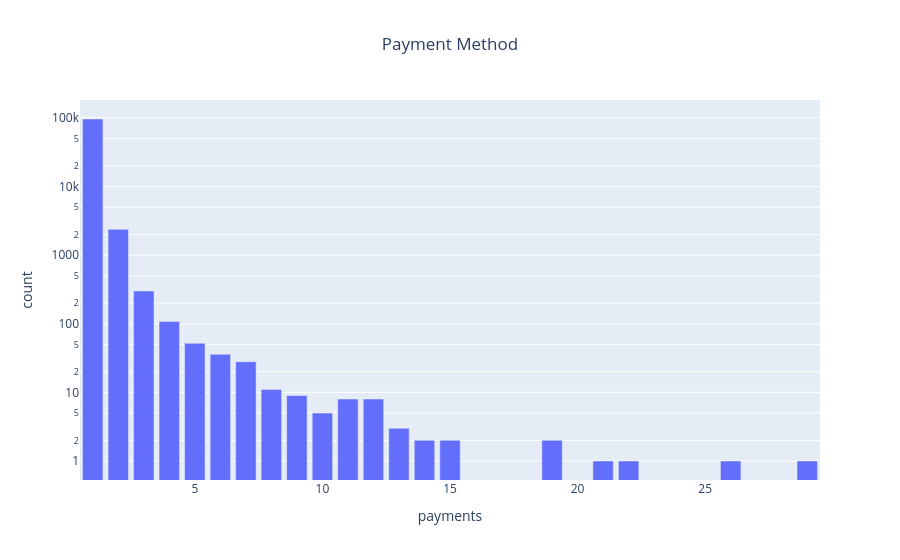

The code cell stored with this chart in its notebook:
### Code cell
fig = (order_payments.groupby("order_id").agg(F.count(F.col("order_id")).alias("payments"))
.groupby("payments").count()
).plot.bar(x="payments", y="count", title="Payment Method")
fig.update_layout(yaxis_type="log", title_x=0.5)

### Figure 1 — Plotly figure (JSON) as saved in the notebook; plotly's stock layout.template omitted (floating-point values rounded to 4 significant figures)
{"data": [{"alignmentgroup": "True", "hovertemplate": "payments=%{x}<br>count=%{y}<extra></extra>", "legendgroup": "", "marker": {"color": "#636efa", "pattern": {"shape": ""}}, "name": "", "offsetgroup": "", "orientation": "v", "showlegend": false, "textposition": "auto", "type": "bar", "x": [29, 7, 6, 9, 5, 1, 10, 3, 12, 8, 11, 2, 4, 13, 14, 15, 21, 26, 19, 22], "xaxis": "x", "y": [1, 28, 36, 9, 52, 96479, 5, 301, 8, 11, 8, 2382, 108, 3, 2, 2, 1, 1, 2, 1], "yaxis": "y"}], "layout": {"barmode": "relative", "legend": {"tracegroupgap": 0}, "title": {"text": "Payment Method", "x": 0.5}, "xaxis": {"anchor": "y", "domain": [0, 1], "title": {"text": "payments"}}, "yaxis": {"anchor": "x", "domain": [0, 1], "title": {"text": "count"}, "type": "log"}}}
